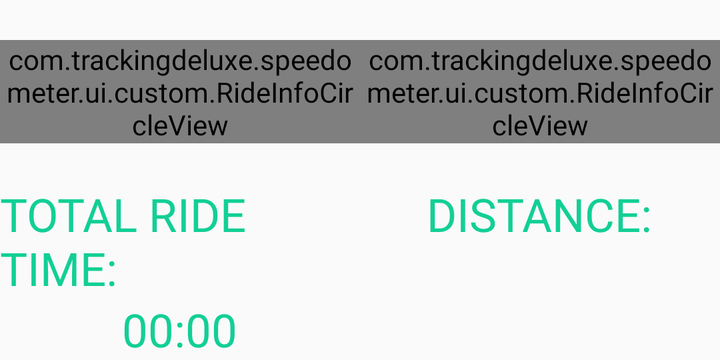
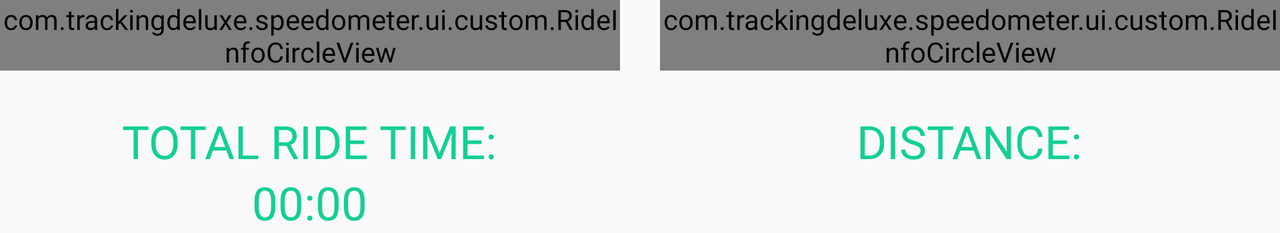

An Android layout and its configuration variant, each rendered on a device that would load it. The default file and the variant file are quoted in full after the pictures.
<!-- AndroidManifest.xml: application theme AppTheme -->
<!-- res/layout/content_ride_info_layout.xml -->
<?xml version="1.0" encoding="utf-8"?>
<LinearLayout xmlns:android="http://schemas.android.com/apk/res/android"
    xmlns:app="http://schemas.android.com/apk/res-auto"
    xmlns:tools="http://schemas.android.com/tools"
    android:layout_width="match_parent"
    android:layout_height="wrap_content"
    android:layout_marginTop="20sp"
    android:orientation="horizontal"
    tools:ignore="UselessParent"
    android:baselineAligned="false">

    <LinearLayout
        android:layout_width="0sp"
        android:layout_height="wrap_content"
        android:layout_weight="1"
        android:orientation="vertical">

        <com.trackingdeluxe.speedometer.ui.custom.RideInfoCircleView
            android:id="@+id/maxSpeedView"
            android:layout_width="wrap_content"
            android:layout_height="wrap_content"
            android:layout_gravity="center"
            app:bottomText="@string/max"
            app:isAnimatedRings="false" />

        <TextView
            android:layout_width="wrap_content"
            android:layout_height="wrap_content"
            android:layout_gravity="center"
            android:layout_marginTop="20sp"
            android:text="@string/total_ride_time"
            android:textAllCaps="true"
            android:textSize="@dimen/main_text_size_land" />

        <Chronometer
            android:id="@+id/rideTimeView"
            android:layout_width="wrap_content"
            android:layout_height="wrap_content"
            android:layout_gravity="center"
            android:textSize="@dimen/main_text_size_land" />
    </LinearLayout>

    <LinearLayout
        android:layout_width="0sp"
        android:layout_height="wrap_content"
        android:layout_weight="1"
        android:orientation="vertical">

        <com.trackingdeluxe.speedometer.ui.custom.RideInfoCircleView
            android:id="@+id/avgSpeedView"
            android:layout_width="wrap_content"
            android:layout_height="wrap_content"
            android:layout_gravity="center"
            app:bottomText="@string/avg"
            app:isAnimatedRings="false" />

        <TextView
            android:layout_width="wrap_content"
            android:layout_height="wrap_content"
            android:layout_gravity="center"
            android:layout_marginTop="20sp"
            android:text="@string/distance_history"
            android:textAllCaps="true"
            android:textSize="@dimen/main_text_size_land" />

        <TextView
            android:id="@+id/hudDistanceView"
            android:layout_width="wrap_content"
            android:layout_height="wrap_content"
            android:layout_gravity="center"
            android:textSize="@dimen/main_text_size_land" />
    </LinearLayout>
</LinearLayout>
<!-- resources referenced by this layout -->
<resources>
  <dimen name="main_text_size_land">23sp</dimen>
  <string name="avg">AVG</string>
  <string name="distance_history">Distance:</string>
  <string name="max">MAX</string>
  <string name="total_ride_time">Total ride time:</string>
  <style name="AppTheme" parent="Theme.AppCompat.Light.NoActionBar">
          <item name="colorPrimary">#000000</item>
          <item name="colorPrimaryDark">#000000</item>
          <item name="android:fontFamily">@font/agency</item>
          <item name="colorAccent">@color/colorAccent</item>
          <item name="android:textColor">@color/mainGreenColor</item>
      </style>
  <color name="colorAccent">#D81B60</color>
  <color name="mainGreenColor">#12CF95</color>
</resources>
<!-- res/layout-land/content_ride_info_layout.xml (the repository's variant of the layout above) -->
<!-- drawn on the phone turned sideways -->
<?xml version="1.0" encoding="utf-8"?>
<LinearLayout xmlns:android="http://schemas.android.com/apk/res/android"
    xmlns:app="http://schemas.android.com/apk/res-auto"
    android:layout_width="match_parent"
    android:layout_height="wrap_content"
    android:layout_centerInParent="true"
    android:baselineAligned="false"
    android:orientation="horizontal">

    <LinearLayout
        android:layout_width="0sp"
        android:layout_height="wrap_content"
        android:layout_gravity="center"
        android:layout_weight="1"
        android:orientation="vertical">

        <com.trackingdeluxe.speedometer.ui.custom.RideInfoCircleView
            android:id="@+id/maxSpeedView"
            android:layout_width="wrap_content"
            android:layout_height="wrap_content"
            android:layout_gravity="center"
            app:bottomText="@string/max"
            app:isAnimatedRings="false" />

        <TextView
            android:layout_width="wrap_content"
            android:layout_height="wrap_content"
            android:layout_gravity="center"
            android:layout_marginTop="20sp"
            android:text="@string/total_ride_time"
            android:textAllCaps="true"
            android:textSize="@dimen/main_text_size_land" />

        <Chronometer
            android:id="@+id/rideTimeView"
            android:layout_width="wrap_content"
            android:layout_height="wrap_content"
            android:layout_gravity="center"
            android:textSize="@dimen/main_text_size_land" />
    </LinearLayout>

    <LinearLayout
        android:layout_width="0sp"
        android:layout_height="wrap_content"
        android:layout_gravity="center"
        android:layout_marginStart="20sp"
        android:layout_weight="1"
        android:orientation="vertical">

        <com.trackingdeluxe.speedometer.ui.custom.RideInfoCircleView
            android:id="@+id/avgSpeedView"
            android:layout_width="wrap_content"
            android:layout_height="wrap_content"
            android:layout_gravity="center"
            app:bottomText="@string/avg"
            app:isAnimatedRings="false" />

        <TextView
            android:layout_width="wrap_content"
            android:layout_height="wrap_content"
            android:layout_gravity="center"
            android:layout_marginTop="20sp"
            android:text="@string/distance_history"
            android:textAllCaps="true"
            android:textSize="@dimen/main_text_size_land" />

        <TextView
            android:id="@+id/hudDistanceView"
            android:layout_width="wrap_content"
            android:layout_height="wrap_content"
            android:layout_gravity="center"
            android:textSize="@dimen/main_text_size_land" />
    </LinearLayout>
</LinearLayout>
